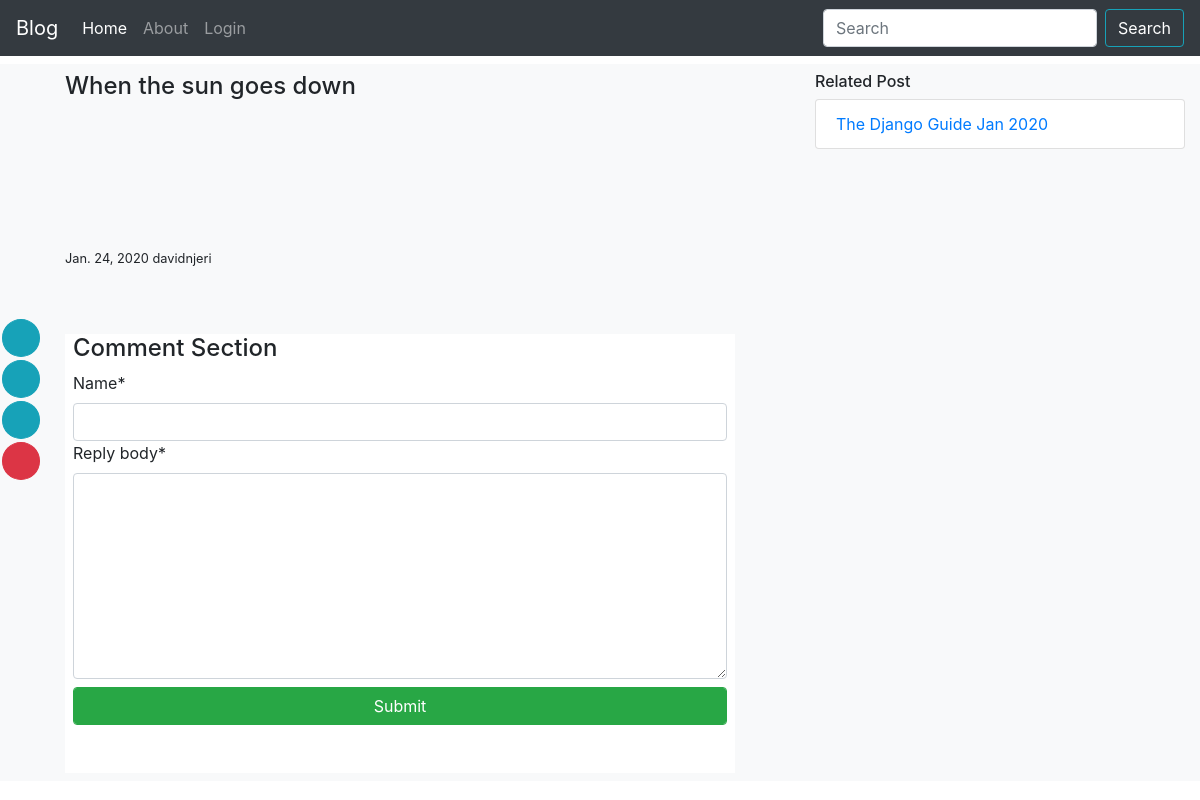
Screenshot of /post/7/ with the database file from the repository.
### Post/models.py (models this page shows, shortened)
class Post(models.Model):
    genre_choice = (
        ('GV', 'Governance'),
        ('BG', 'Budget'),
        ('DC', 'Democracy')
    )
    title = models.CharField(max_length=150)
    content = models.TextField(default='')
    created_on = models.DateTimeField(auto_now=True, auto_now_add=False)
    genre = models.CharField(choices=genre_choice, max_length=15)
    author = models.ForeignKey(User, on_delete=models.CASCADE)
    cover_photo = models.ImageField(upload_to="cover_photos/",default="2016.PNG",blank=True)
    published = models.BooleanField(default=False)
    def format_content(self):
        return markdownify(self.content)
    class Meta:
        ordering = ['-created_on']

### Post/views.py (the view)
# urls.py: path('post/<int:pk>/', PostDetailView.as_view(), name="post-detail"),
class PostDetailView(DetailView):
    model = Post
    context_object_name = 'post'
    template_name = 'post_detail.html'
    def get_context_data(self, **kwargs):
        context = super().get_context_data(**kwargs)
        subject = Post.objects.filter(pk=self.object.pk)
        context['nexts'] = Post.objects.filter(pk = self.object.pk+1)
        context['previous'] = Post.objects.filter(pk=self.object.pk-1)
        context['related'] = Post.objects.exclude(pk=self.object.pk)\
                                    .filter(genre__icontains=subject[0].genre)\
                                    .filter(published=True)
        return context
    def get_queryset(self):
        context = super().get_queryset()
        return context

### Post/templates/post_detail.html (shortened to what this page needs)
{% extends 'base.html' %}
{% load humanize %}
{% block content %}
<div class="row  mt-2 bg-light py-2">
    <div class="col-md-7 col-sm-12 container">
        <div class="header" >
            <a href="{% url 'post-detail' post.pk %}" class="h4">{{ post.title }}</a><br>
            <div style=" height:18vh; background-image: url('/media/{{post.cover_photo}}'); background-repeat: no-repeat;">
            </div>
            <small>{{ post.created_on|naturalday }} {{ post.author.username}}</small>
        </div>
        <div class="row navigate-post">
            <div class="col-md-4 col-sm-4">
            </div>
            <div class="col-md-4 offset-4 col-sm-4">
            </div>
        </div>
        <div class="container-fluid mt-5 bg-white px-2">
            <h4>Comment Section</h4>
                <form action="." method="POST" class="form-horizontal" id="reply-form">
                    <div id="div_id_reply_body" class="control-group">
                        <label for="id_name" class="control-label requiredField">
                            Name<span class="asteriskField">*</span> </label>
                        <input type="text" name="name" id="id_name" class="form-control" required>
                        <label for="id_reply_body" class="control-label requiredField">
                            Reply body<span class="asteriskField">*</span> </label>
                        <div class="controls">
                            <textarea name="reply_body" cols="50" rows="8" class="textarea form-control" required id="id_reply_body">
                            </textarea>
                        </div>
                    </div>
                    <input type="submit" name="Login" class="form-control mt-2 btn-success">
                </form>
        </div>
    </div>
    <div class="col-md-4">
        <h6>Related Post</h6>
        <div class="list-group text-black" role="group">
            {% for relate in related %}
                <a href="{% url 'post-detail' post.pk %}" class="list-group-item "> {{relate.title}} {{ relate.created_on|date:'M Y'}}</a>
            {% endfor %}
        </div>
    </div>
    <div class="footer-share">
        <div class="">
            <a href="www.twitter.com" class=" btn btn-md btn-info text-center"><i class="fa fa-twitter" aria-hidden="true"></i></a>
            <a href="www.facebook.com"class="btn btn-md btn-info" ><i class="fa fa-facebook" aria-hidden="true"></i></a>
            <a href="www.googleplus.com"class="btn btn-md btn-info"><i class="fa fa-google-plus" aria-hidden="true"></i></a>
            <a href="www.pintinterest.com"class="btn btn-md btn-danger"><i class="fa fa-pinterest" aria-hidden="true"></i></a>
        </div>
    </div>
</div>
{% endblock %}

### Post/static/css/master.css (style rules this page uses)
html, body { margin:0%; padding:0% }
.container-fluid, .row { margin:0%; padding:0%; overflow:hidden; }
.form-horizontal { width:100%; }
.footer-share { position:fixed; bottom: 40%; left:0%; height: auto; float:right; overflow: hidden; margin-left: 2px; }
.footer-share .btn { border-radius: 50%; display: block; margin-top: 3px; }

### rows the page displays
Post: title "When the sun goes down", created_on "Jan. 24, 2020", author.username "davidnjeri"
Post: title "The Django Guide", created_on "Jan 2020"
